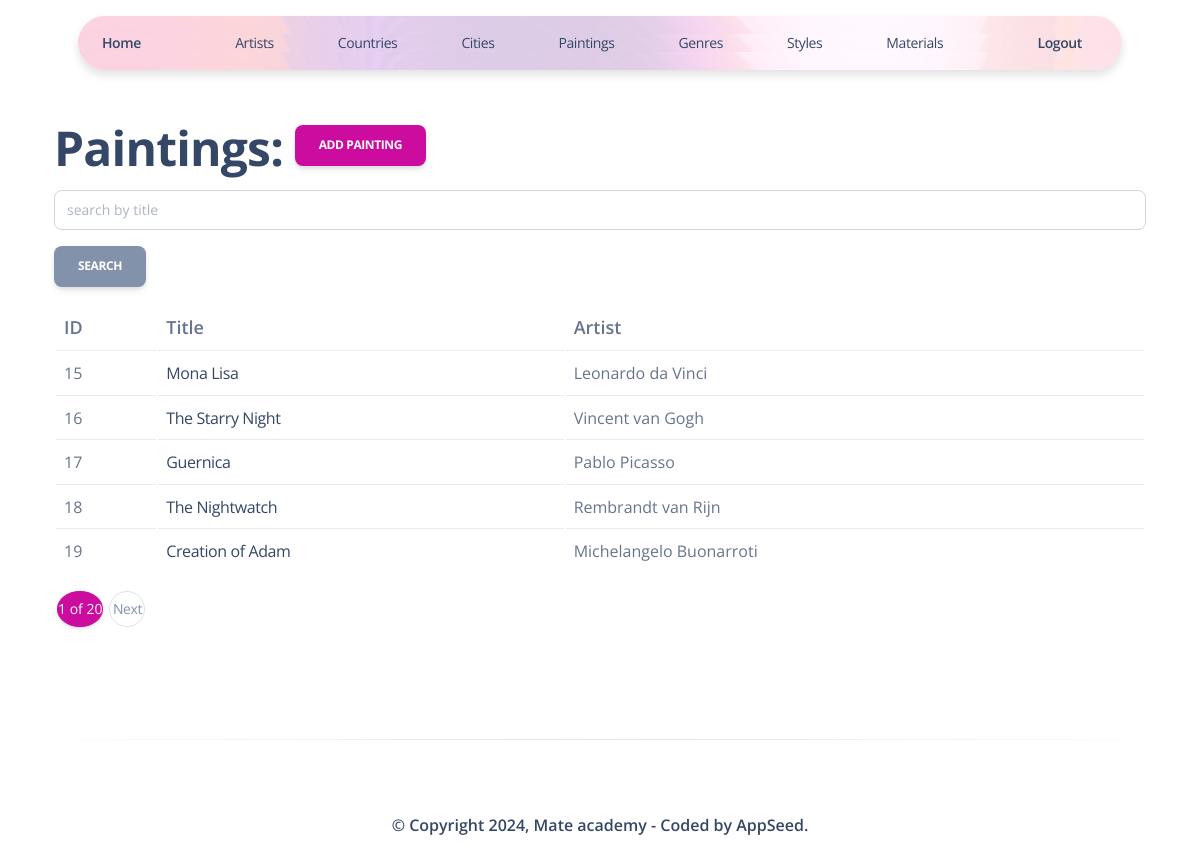
Screenshot of /paintings/ (signed in) with the database file from the repository.
### gallery/models.py (models this page shows, shortened)
class Painting(models.Model):
    title = models.CharField(max_length=255, blank=True, null=True)
    artist = models.ForeignKey(
        Artist,
        on_delete=models.SET_NULL,
        null=True,
        related_name="paintings"
    )
    creation_year = models.IntegerField()
    genre = models.ForeignKey(
        Genre,
        on_delete=models.SET_NULL,
        null=True,
        related_name="genres"
    )
    style = models.ForeignKey(
        Style,
        on_delete=models.SET_NULL,
        null=True,
        related_name="styles"
    )
    materials = models.ManyToManyField(Material, related_name="paintings")
    image_url = models.CharField(max_length=255, null=True, blank=True)
    small_image_url = models.CharField(max_length=255, null=True, blank=True)

class Artist(AbstractUser):
    city = models.ForeignKey(
        City,
        on_delete=models.SET_NULL,
        null=True,
        blank=True,
        related_name="cities"
    )

### gallery/views.py (the view)
# urls.py: path("paintings/", PaintingListView.as_view(), name="painting-list"),
class PaintingListView(LoginRequiredMixin, generic.ListView):
    model = Painting
    paginate_by = 5
    def get_context_data(self, *, object_list=None, **kwargs):
        context = super(PaintingListView, self).get_context_data(**kwargs)
        title = self.request.GET.get("title", "")
        context["search_form"] = PaintingSearchForm(
            initial={"title": title}
        )
        return context
    def get_queryset(self):
        queryset = Painting.objects.all()
        form = PaintingSearchForm(self.request.GET)
        if form.is_valid():
            return queryset.filter(title__icontains=form.cleaned_data["title"])
        return queryset

### gallery/forms.py
class PaintingSearchForm(forms.Form):
    title = forms.CharField(
        max_length=255,
        required=False,
        label="",
        widget=forms.TextInput(
            attrs={
                "placeholder": "search by title"
            }
        )
    )

### gallery/templatetags/query_transform.py (called while the page is built)
@register.simple_tag
def query_transform(request, **kwargs):
    updated = request.GET.copy()
    for key, value in kwargs.items():
        if value is not None:
            updated[key] = value
        else:
            updated.pop(key, 0)
    return updated.urlencode()

### templates/gallery/painting_list.html
{% extends "layouts/base_sections.html" %}
{% block header %}
  {% include 'includes/navigation.html' %}
{% endblock header %}
{% block content %}
  <div class="container mt-5">
    <h1>Paintings:
      <a class="float-right btn btn-primary" href="{% url 'gallery:painting-create' %}">Add painting</a>
    </h1>
    {% if painting_list %}
    {% include "includes/search_form.html" %}
      <table class="table">
        <tr style="font-size: large">
          <th>ID</th>
          <th>Title</th>
          <th>Artist</th>
        </tr>
        {% for painting in painting_list %}
          <tr>
            <td>{{ painting.id }}</td>
            <td><a href="{% url 'gallery:painting-detail' painting.id %}">{{ painting.title }}</a></td>
            <td>{{ painting.artist.first_name }} {{ painting.artist.last_name }}</td>
          </tr>
        {% endfor %}
      </table>
        {% else %}
      <p>There are no paintings in the gallery.</p>
    {% endif %}
  </div>
{% endblock %}

### rows the page displays
Painting: id "15", title "Mona Lisa", artist.first_name "Leonardo", artist.last_name "da Vinci"
Painting: id "16", title "The Starry Night", artist.first_name "Vincent", artist.last_name "van Gogh"
Painting: id "17", title "Guernica", artist.first_name "Pablo", artist.last_name "Picasso"
Painting: id "18", title "The Nightwatch", artist.first_name "Rembrandt", artist.last_name "van Rijn"
Painting: id "19", title "Creation of Adam", artist.first_name "Michelangelo", artist.last_name "Buonarroti"

### other values shown
{{ page_obj.number }} "1"
{{ paginator.num_pages }} "20"
